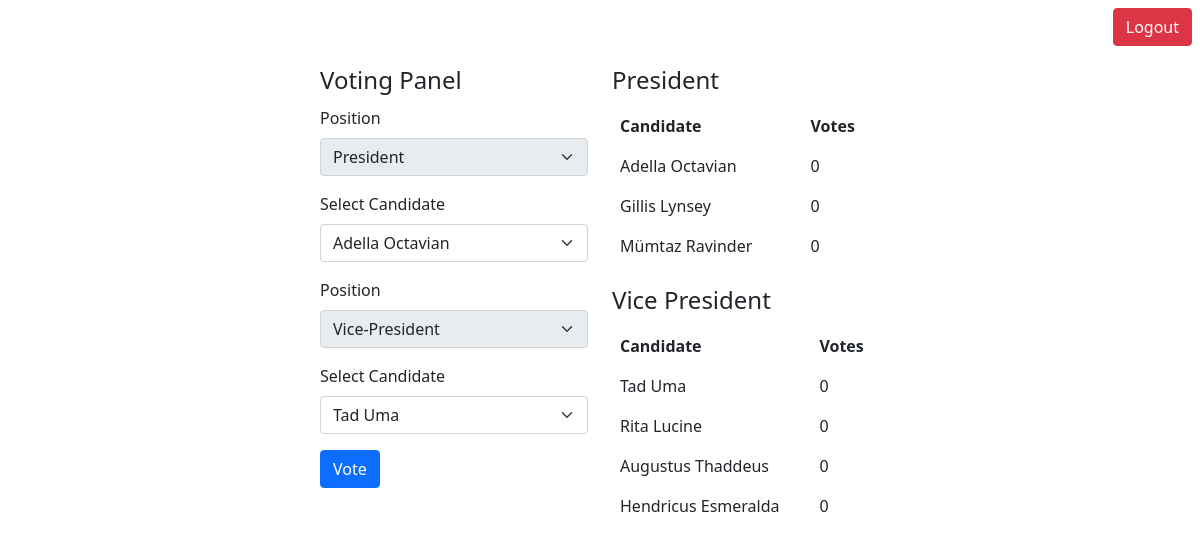
Page /dashboard (signed in) on the earlier database version.
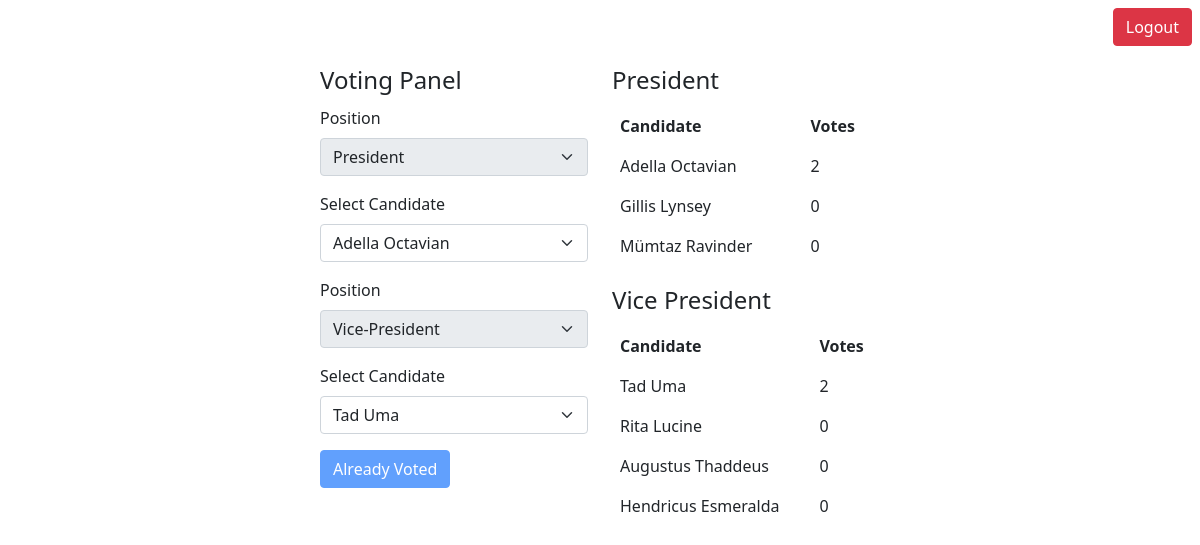
Same page on the later database version.
### website/model.py (models this page shows)
class Vote(db.Model):
        _id = db.Column(db.Integer, primary_key=True, autoincrement=True)
        _fkid = db.Column(db.Integer, db.ForeignKey('position._id'))
        _name = db.Column(db.String(50), nullable=False)
        _total_votes = db.Column(db.Integer, nullable=False, default=0)
        def __repr__(self) -> str:
                return f'{self._id} {self._fkid} {self._name} {self._total_votes}'

### website/views.py (the view)
@views.route('/dashboard')
def dashboard():
        user = session['user']
        candidates = Vote.query.all()
        print(candidates)
        return render_template('dashboard.html', user=user, candidates=candidates)

### website/templates/dashboard.html (shortened to what this page needs)
<!doctype html>
<html lang="en">
<head>
        <link href="https://cdn.jsdelivr.net/npm/bootstrap@5.1.3/dist/css/bootstrap.min.css" rel="stylesheet"
>
</head>
<body>
        <ul class="nav justify-content-end m-2">
                <form class="nav-item pd" method="POST" action="logout.do">
                        <button type="submit" class="btn btn-danger">Logout</button>
                </form>
        </ul>
        <div class="container col-6 d-flex p-2">
                <div class="container">
                        <form method="POST" action="vote.do">
                                <legend>Voting Panel</legend>
                                <div class="mb-3">
                                        <label for="select" class="form-label">Position</label>
                                        <select id="" class="form-select" disabled>
                                                <option>President</option>
                                        </select>
                                </div>
                                <div class="mb-3">
                                        <label for="select" class="form-label">Select Candidate</label>
                                        <select id="" name="p-candidate" class="form-select">
                                                {% for cand in candidates %}
                                                {% if 1 in [cand._fkid] %}
                                                <option>{{cand._name}}</option>
                                                {% endif %}
                                                {% endfor %}
                                        </select>
                                </div>
                                <div class="mb-3">
                                        <label for="select" class="form-label">Position</label>
                                        <select id="" class="form-select" disabled>
                                                <option>Vice-President</option>
                                        </select>
                                </div>
                                <div class="mb-3">
                                        <label for="select" class="form-label">Select Candidate</label>
                                        <select id="" name="vp-candidate" class="form-select">
                                                {% for cand in candidates %}
                                                {% if 2 in [cand._fkid] %}
                                                <option>{{cand._name}}</option>
                                                {% endif %}
                                                {% endfor %}
                                        </select>
                                </div>
                                <div class="mb-3">
                                        {% if user.voted == 1 %}
                                                <button type="submit" class="btn btn-primary" disabled>Already Voted</button>
                                        {% else %}
                                                <button type="submit" class="btn btn-primary">Vote</button>
                                        {% endif %}
                                </div>
                        </form>
                </div>
                <div class="container">
                        <legend>President</legend>
                        <table class="table table-borderless">
                                <thead>
                                        <tr>
                                                <th scope="col">Candidate</th>
                                                <th scope="col">Votes</th>
                                        </tr>
                                </thead>
                                <tbody>
                                        {% for cand in candidates %}
                                        {% if 1 in [cand._fkid] %}
                                        <tr>
                                                <td>{{cand._name}}</td>
                                                <td>{{cand._total_votes}}</td>
                                        </tr>
                                        {% endif %}
                                        {% endfor %}
                                </tbody>
                        </table>
                        <legend>Vice President</legend>
                        <table class="table table-borderless">
                                <thead>
                                        <tr>
                                                <th scope="col">Candidate</th>
                                                <th scope="col">Votes</th>
                                        </tr>
                                </thead>
                                <tbody>
                                        {% for cand in candidates %}
                                        {% if 2 in [cand._fkid] %}
                                        <tr>
                                                <td>{{cand._name}}</td>
                                                <td>{{cand._total_votes}}</td>
                                        </tr>
                                        {% endif %}
                                        {% endfor %}
                                </tbody>
                        </table>
                </div>
        </div>
</body>
</html>

Differences in the rows shown:
changed Vote "Adella Octavian": _total_votes "0" → "2"
changed Vote "Tad Uma": _total_votes "0" → "2"
Other differences:
text no longer shown: "Vote"
text now shown: "Already Voted"
